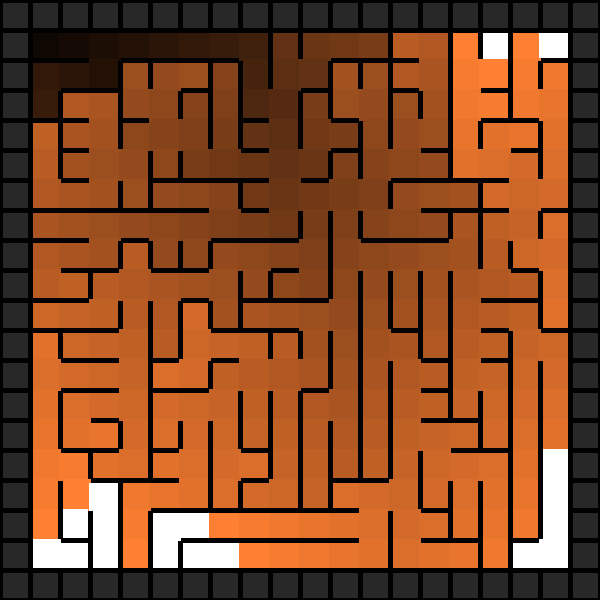

Reproduce this figure in Python.
from Randomized_Prims_algorithm import randomizedPrimsAlg
import random
import os
import numpy as np

mazeWidth = 20
mazeLength = 20
defaultWall = 3


def output_image_Prims(filename, Puzzle, mazeWidth, mazeLength, norm):
    from PIL import Image, ImageDraw
    cell_size = 30

    # Create a blank canvas
    img = Image.new(
        "RGBA",
        (mazeWidth * cell_size, mazeLength * cell_size),
        "black"
    )
    draw = ImageDraw.Draw(img)

    # solution = self.solution[1] if self.solution is not None else None
    for i in range(mazeWidth):
        # input("Prompt")
        for j in range(mazeLength):

            # Set Border Visual
            if Puzzle[i][j][0] == -1:
                fill = (40, 40, 40)

            # Set Path Visual
            elif Puzzle[i][j][0] == 0:
                fill = (255, 255, 255)

            # Set Starting Point Visual
            elif Puzzle[i][j][0] == -2:
                fill = (124, 252, 0)

            # Set Starting Point Visual
            elif Puzzle[i][j][0] == norm + 1:
                fill = (124, 128, 200)

            # Set Ending Point Visual
            elif Puzzle[i][j][0] == -5:
                fill = (255, 0, 0)

            else:
                fill = (int(255*(Puzzle[i][j][0]/norm)), int(128 *
                        (Puzzle[i][j][0]/norm)), int(50 *
                        (Puzzle[i][j][0]/norm)))
            # Empty cell

            # Draw cell
            # if i != mazeWidth-1 or j != mazeLength-1:
            topBorder = Puzzle[i][j][1]
            bottomBorder = Puzzle[i][j][2]
            rightBorder = Puzzle[i][j][4]
            leftBorder = Puzzle[i][j][3]
            draw.rectangle(([(i * cell_size + rightBorder, j * cell_size + topBorder), ((
                i + 1) * cell_size - leftBorder, (j + 1) * cell_size - bottomBorder)]), fill=fill)

    img.save(filename)


def pickAWall(x, y, Puzzle):
    Direction = ['up', 'down', 'left', 'right']
    validPathChosen = False
    checkUP = False
    checkDN = False
    checkLT = False
    checkRT = False
    dir = 0
    noValid = False
    while not validPathChosen:
        step = random.choice(Direction)
        if step == 'up':
            # and findCycle(Puzzle, x, y+1) == False:
            if (Puzzle[x][y+1][0] == 0):
                y += 1
                validPathChosen = True
                dir = 1
            else:
                checkUP = True
        elif step == 'down':
            # and findCycle(Puzzle, x, y-1) == False:
            if (Puzzle[x][y-1][0] == 0):
                y -= 1
                validPathChosen = True
                dir = 2
            else:
                checkDN = True
        elif step == 'left':
            # and findCycle(Puzzle, x-1, y) == False:
            if (Puzzle[x-1][y][0] == 0):
                x -= 1
                validPathChosen = True
                dir = 3
            else:
                checkLT = True
        elif step == 'right':
            # and findCycle(Puzzle, x+1, y) == False:
            if (Puzzle[x+1][y][0] == 0):
                x += 1
                validPathChosen = True
                dir = 4
            else:
                checkRT = True

        if checkRT and checkLT and checkDN and checkUP:
            noValid = True
            break

    return x, y, dir, noValid


Puzzle = randomizedPrimsAlg(mazeWidth, mazeLength, defaultWall)


# Refactor Maze
# Mark all nodes unvisited. Create a set of all the unvisited nodes called the unvisited set.
unvisitedSet = []
for i in range(mazeWidth):
    for j in range(mazeLength):
        if Puzzle[i][j][0] != 1:
            Puzzle[i][j][0] = 0
            unvisitedSet.append([i, j, np.inf])
        else:
            Puzzle[i][j][0] = -1

# Defining the starting position (for the user)
Puzzle[1][1][0] = 2

# Defining the ending position (for the user)
Puzzle[mazeWidth-2][mazeLength-2][0] = -5

# Pick a starting position
position = [1, 1]


# Assign to every node a tentative distance value: set it to zero for our initial node and to infinity for all other nodes.
# During the run of the algorithm, the tentative distance of a node v is the length of the shortest path discovered so far
# between the node v and the starting node. Since initially no path is known to any other vertex than the source itself
# (which is a path of length zero), all other tentative distances are initially set to infinity. Set the initial node as current.[17]
distance = 2
childList = []
visitList = [position]
solution = False
run = 0
while not solution:
    # for i in range(mazeLength):
    #     for j in range(mazeWidth):
    #         if Puzzle[unvisitedSet[run][0] + move[0]][unvisitedSet[run][1] + move[1]][0] == distance:
    #             visitList.append([i, j])
    if run != 0:
        visitList = childList
        childList = []

    run += 1
    # For the current node, consider all of its unvisited neighbors and calculate their tentative distances through the current node.
    # Compare the newly calculated tentative distance to the one currently assigned to the neighbor and assign it the smaller one.
    # For example, if the current node A is marked with a distance of 6, and the edge connecting it with a neighbor B has length 2,
    # then the distance to B through A will be 6 + 2 = 8. If B was previously marked with a distance greater than 8 then change it to 8.
    # Otherwise, the current value will be kept.
    visitlistZero = False
    for run in range(len(visitList)):
        dir = 0
        position = visitList[0]
        # print(position)
        visitList.pop(0)
        for i in range(4):
            moveMade = False
            dir += 1
            if Puzzle[position[0]][position[1]][dir] < 0:
                distance = Puzzle[position[0]][position[1]][0] + 1
                if dir == 1:
                    if Puzzle[position[0]][position[1] - 1][0] in [0, -5]:
                        move = [0, -1]
                        moveMade = True
                elif dir == 2:
                    if Puzzle[position[0]][position[1] + 1][0] in [0, -5]:
                        move = [0, 1]
                        moveMade = True
                elif dir == 3:
                    if Puzzle[position[0] + 1][position[1]][0] in [0, -5]:
                        move = [1, 0]
                        moveMade = True
                else:
                    if Puzzle[position[0] - 1][position[1]][0] in [0, -5]:
                        move = [-1, 0]
                        moveMade = True

            if moveMade:
                currentdistance = Puzzle[position[0] +
                                         move[0]][position[1] + move[1]][0]
                if currentdistance > distance or currentdistance == 0:
                    if Puzzle[position[0] + move[0]][position[1] + move[1]][0] != -5:
                        Puzzle[position[0] + move[0]
                               ][position[1] + move[1]][0] = distance
                        childList.append(
                            [position[0] + move[0], position[1] + move[1]])
                    else:
                        solution = True

                if Puzzle[position[0] + move[0]][position[1] + move[1]][0] == -5:
                    solution = True
                # print(currentdistance)

    # unvisitedSet.pop(0)


# When we are done considering all of the unvisited neighbors of the current node, mark the current node as visited and remove
# it from the unvisited set. A visited node will never be checked again (this is valid and optimal in connection with the behavior
# in step 6.: that the next nodes to visit will always be in the order of 'smallest distance from initial node first' so any visits
#  after would have a greater distance).

# If the destination node has been marked visited (when planning a route between two specific nodes) or if the smallest tentative distance among the nodes in the unvisited set is infinity (when planning a complete traversal; occurs when there is no connection between the initial node and remaining unvisited nodes), then stop. The algorithm has finished.
# Otherwise, select the unvisited node that is marked with the smallest tentative distance, set it as the new current node, and go back to step 3.
norm = distance
print(norm)

distance += 1
position = [mazeWidth-2, mazeLength-2]
for j in range((5)):
    dir = 0
    distance -= 1

    distanceList = [False, False, False, False]
    for i in range(4):
        moveMade = False
        dir += 1
        value = Puzzle[position[0]][position[1]][0]
        if Puzzle[position[0]][position[1]][dir] < 0 and Puzzle[position[0]][position[1]][dir] != mazeLength*mazeWidth:
            if dir == 1:
                moveMade = True
                distanceList[0] = True
            elif dir == 2:
                moveMade = True
                distanceList[1] = True
            elif dir == 3:

                moveMade = True
                distanceList[2] = True
            else:
                move = [-1, 0]
                moveMade = True
                distanceList[3] = True

    temp = mazeLength*mazeWidth
    tempPos = []
    indx = 0
    if distanceList[0]:
        move = [0, -1]
        if Puzzle[position[0] + move[0]][position[1] + move[1]][0] < temp:
            tempPos = [position[0] + move[0], position[1] + move[1]]
            temp = Puzzle[position[0] + move[0]][position[1] + move[1]][0]
    if distanceList[1]:
        move = [0, 1]
        if Puzzle[position[0] + move[0]][position[1] + move[1]][0] < temp:
            tempPos = [position[0] + move[0], position[1] + move[1]]
            temp = Puzzle[position[0] + move[0]][position[1] + move[1]][0]
            indx = 1
    if distanceList[2]:
        move = [1, 0]
        if Puzzle[position[0] + move[0]][position[1] + move[1]][0] < temp:
            tempPos = [position[0] + move[0], position[1] + move[1]]
            temp = Puzzle[position[0] + move[0]][position[1] + move[1]][0]
            indx = 2
    if distanceList[3]:
        move = [-1, 0]
        if Puzzle[position[0] + move[0]][position[1] + move[1]][0] < temp:
            tempPos = [position[0] + move[0], position[1] + move[1]]
            temp = Puzzle[position[0] + move[0]][position[1] + move[1]][0]
            indx = 3

    print(indx)
    print(tempPos)
    print(distanceList)
    Puzzle[tempPos[0]][tempPos[1]][0] = mazeWidth*mazeLength
    position = [tempPos[0], tempPos[1]]

output_image_Prims('Dijkstras.png', Puzzle, mazeWidth, mazeLength, norm)


print()
print(norm)

for i in range((mazeLength)):
    for j in range((mazeWidth)):
        print(Puzzle[i][j][0], end=' ')
    print()
